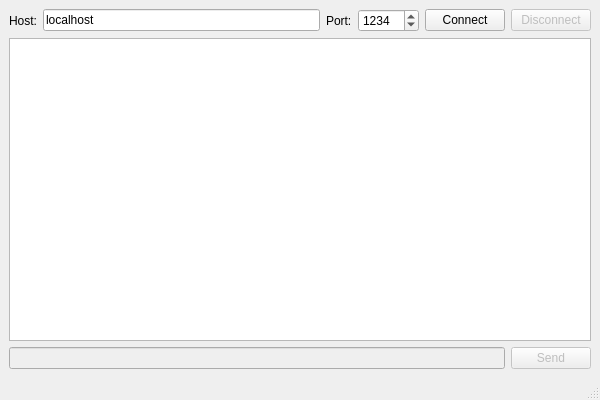
<?xml version="1.0" encoding="UTF-8"?>
<ui version="4.0">
 <class>MainWindow</class>
 <widget class="QMainWindow" name="MainWindow">
  <property name="geometry">
   <rect>
    <x>0</x>
    <y>0</y>
    <width>600</width>
    <height>400</height>
   </rect>
  </property>
  <property name="windowTitle">
   <string>Chat Client</string>
  </property>
  <widget class="QWidget" name="centralwidget">
   <layout class="QVBoxLayout" name="verticalLayout">
    <item>
     <layout class="QHBoxLayout" name="horizontalLayout">
      <item>
       <widget class="QLabel" name="label">
        <property name="text">
         <string>Host:</string>
        </property>
       </widget>
      </item>
      <item>
       <widget class="QLineEdit" name="hostLineEdit">
        <property name="text">
         <string>localhost</string>
        </property>
       </widget>
      </item>
      <item>
       <widget class="QLabel" name="label_2">
        <property name="text">
         <string>Port:</string>
        </property>
       </widget>
      </item>
      <item>
       <widget class="QSpinBox" name="portSpinBox">
        <property name="minimum">
         <number>1</number>
        </property>
        <property name="maximum">
         <number>65535</number>
        </property>
        <property name="value">
         <number>1234</number>
        </property>
       </widget>
      </item>
      <item>
       <widget class="QPushButton" name="connectButton">
        <property name="text">
         <string>Connect</string>
        </property>
       </widget>
      </item>
      <item>
       <widget class="QPushButton" name="disconnectButton">
        <property name="enabled">
         <bool>false</bool>
        </property>
        <property name="text">
         <string>Disconnect</string>
        </property>
       </widget>
      </item>
     </layout>
    </item>
    <item>
     <widget class="QTextEdit" name="chatTextEdit">
      <property name="readOnly">
       <bool>true</bool>
      </property>
     </widget>
    </item>
    <item>
     <layout class="QHBoxLayout" name="horizontalLayout_2">
      <item>
       <widget class="QLineEdit" name="messageLineEdit">
        <property name="enabled">
         <bool>false</bool>
        </property>
       </widget>
      </item>
      <item>
       <widget class="QPushButton" name="sendButton">
        <property name="enabled">
         <bool>false</bool>
        </property>
        <property name="text">
         <string>Send</string>
        </property>
       </widget>
      </item>
     </layout>
    </item>
   </layout>
  </widget>
  <widget class="QStatusBar" name="statusBar"/>
 </widget>
 <resources/>
 <connections/>
</ui>
